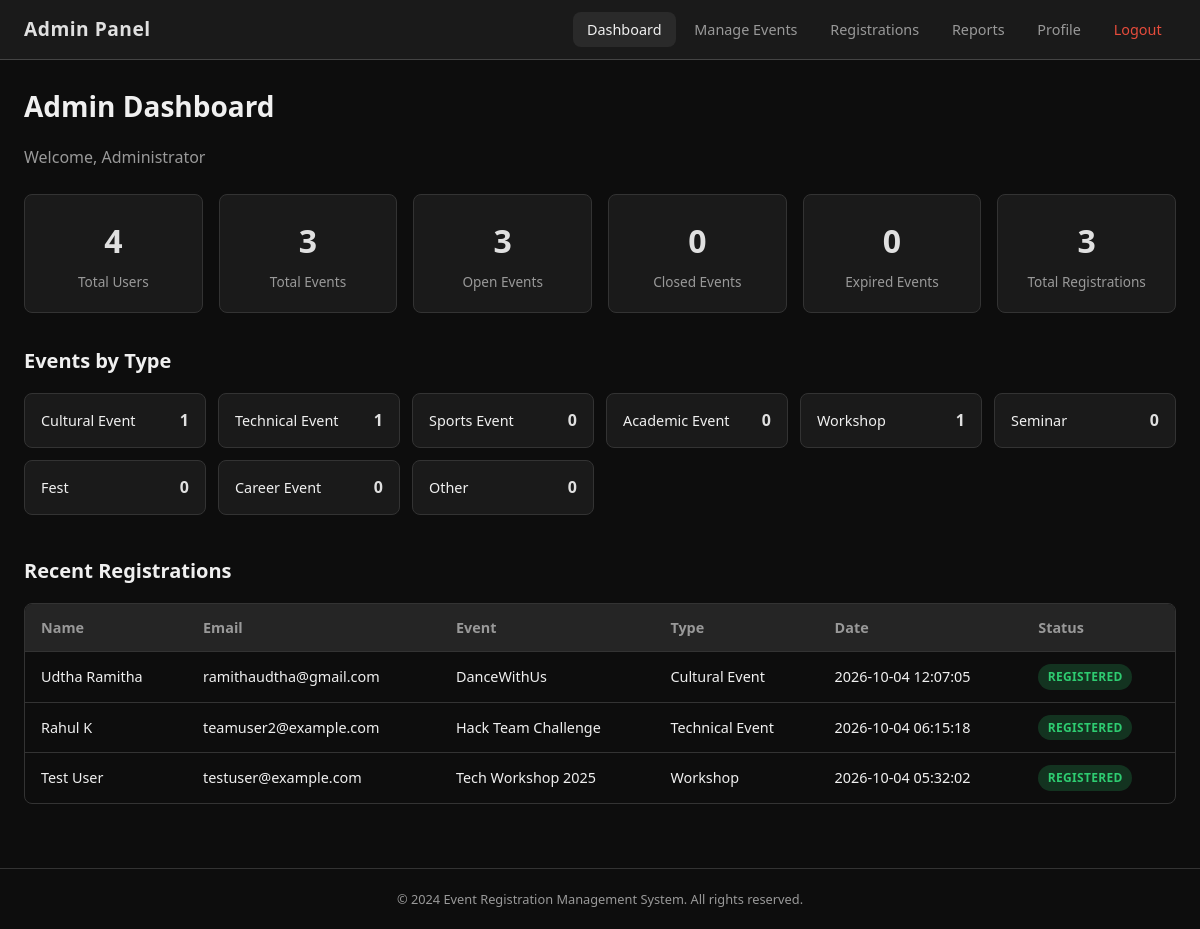
Page /admin-dashboard (signed in) on the committed database.
### tables this page shows
CREATE TABLE events (
            id INTEGER PRIMARY KEY AUTOINCREMENT,
            event_name TEXT NOT NULL,
            event_type TEXT NOT NULL DEFAULT 'Other',
            event_date TEXT NOT NULL,
            registration_deadline TEXT NOT NULL,
            venue TEXT NOT NULL DEFAULT '',
            capacity INTEGER NOT NULL DEFAULT 100,
            description TEXT DEFAULT '',
            status TEXT NOT NULL DEFAULT 'Open',
            created_at TEXT DEFAULT CURRENT_TIMESTAMP
        , team_size INTEGER NOT NULL DEFAULT 1);

CREATE TABLE registrations (
            id INTEGER PRIMARY KEY AUTOINCREMENT,
            user_id INTEGER NOT NULL,
            event_id INTEGER NOT NULL,
            name TEXT NOT NULL,
            email TEXT NOT NULL,
            phone TEXT,
            registration_date TEXT DEFAULT CURRENT_TIMESTAMP,
            status TEXT NOT NULL DEFAULT 'Registered', team_members TEXT DEFAULT '',
            FOREIGN KEY (user_id) REFERENCES users(id),
            FOREIGN KEY (event_id) REFERENCES events(id)
        );

### app.py (the view)
@app.route('/admin-dashboard')
@admin_required
def admin_dashboard():
    update_event_statuses()
    total_users = query_db("SELECT COUNT(*) as cnt FROM users", one=True)['cnt']
    total_events = query_db("SELECT COUNT(*) as cnt FROM events", one=True)['cnt']
    open_events = query_db("SELECT COUNT(*) as cnt FROM events WHERE status = 'Open'", one=True)['cnt']
    closed_events = query_db("SELECT COUNT(*) as cnt FROM events WHERE status = 'Closed'", one=True)['cnt']
    expired_events = query_db("SELECT COUNT(*) as cnt FROM events WHERE status = 'Expired'", one=True)['cnt']
    total_regs = query_db(
        "SELECT COUNT(*) as cnt FROM registrations WHERE status = 'Registered'", one=True
    )['cnt']
    type_stats = {}
    for t in EVENT_TYPES:
        type_stats[t] = query_db(
            "SELECT COUNT(*) as cnt FROM events WHERE event_type = ?", (t,), one=True
        )['cnt']
    recent_regs = query_db(
        """SELECT r.*, e.event_name, e.event_type
           FROM registrations r
           JOIN events e ON r.event_id = e.id
           ORDER BY r.registration_date DESC LIMIT 10"""
    )
    return render_template(
        'admin_dashboard.html',
        total_users=total_users,
        total_events=total_events,
        open_events=open_events,
        closed_events=closed_events,
        expired_events=expired_events,
        total_regs=total_regs,
        type_stats=type_stats,
        recent_regs=recent_regs
    )

### app.py (called while the page is built)
def get_db():
    db = getattr(g, '_database', None)
    if db is None:
        db = g._database = sqlite3.connect(DATABASE)
        db.row_factory = sqlite3.Row
        db.execute('PRAGMA foreign_keys = ON')
    return db

@app.teardown_appcontext
def close_connection(exception):
    db = getattr(g, '_database', None)
    if db is not None:
        db.close()

def query_db(query, args=(), one=False):
    cur = get_db().execute(query, args)
    rv = cur.fetchall()
    cur.close()
    return (rv[0] if rv else None) if one else rv

def update_event_statuses():
    today = date.today().isoformat()
    db = get_db()
    db.execute(
        """UPDATE events SET status = 'Expired'
           WHERE status = 'Open' AND registration_deadline < ?""",
        (today,)
    )
    db.execute(
        """UPDATE events SET status = 'Expired'
           WHERE status IN ('Open', 'Closed') AND event_date < ?""",
        (today,)
    )
    db.commit()

def admin_required(f):
    from functools import wraps
    @wraps(f)
    def decorated(*args, **kwargs):
        if 'admin_id' not in session:
            flash('Admin access required.', 'error')
            return redirect(url_for('admin_login'))
        return f(*args, **kwargs)
    return decorated

### templates/admin_dashboard.html (shortened to what this page needs)
{% extends "base.html" %}
{% block navbar %}
<nav class="navbar navbar-admin">
    <div class="nav-brand">Admin Panel</div>
    <ul class="nav-links" id="navLinks">
        <li><a href="{{ url_for('admin_dashboard') }}" class="active">Dashboard</a></li>
        <li><a href="{{ url_for('manage_events') }}">Manage Events</a></li>
        <li><a href="{{ url_for('all_registrations') }}">Registrations</a></li>
        <li><a href="{{ url_for('reports') }}">Reports</a></li>
        <li><a href="{{ url_for('admin_profile') }}">Profile</a></li>
        <li><a href="{{ url_for('admin_logout') }}" class="nav-logout">Logout</a></li>
    </ul>
</nav>
{% endblock %}
{% block content %}
<div class="page-header">
    <h1>Admin Dashboard</h1>
    <p>Welcome, {{ session.admin_name }}</p>
</div>
<div class="stats-grid">
    <div class="stat-card">
        <div class="stat-number">{{ total_users }}</div>
        <div class="stat-label">Total Users</div>
    </div>
    <div class="stat-card">
        <div class="stat-number">{{ total_events }}</div>
        <div class="stat-label">Total Events</div>
    </div>
    <div class="stat-card">
        <div class="stat-number">{{ open_events }}</div>
        <div class="stat-label">Open Events</div>
    </div>
    <div class="stat-card">
        <div class="stat-number">{{ closed_events }}</div>
        <div class="stat-label">Closed Events</div>
    </div>
    <div class="stat-card">
        <div class="stat-number">{{ expired_events }}</div>
        <div class="stat-label">Expired Events</div>
    </div>
    <div class="stat-card">
        <div class="stat-number">{{ total_regs }}</div>
        <div class="stat-label">Total Registrations</div>
    </div>
</div>
<section class="section">
    <h2>Events by Type</h2>
    <div class="type-stats">
        {% for t, cnt in type_stats.items() %}
        <div class="type-stat-item">
            <span class="type-name">{{ t }}</span>
            <span class="type-count">{{ cnt }}</span>
        </div>
        {% endfor %}
    </div>
</section>
<section class="section">
    <h2>Recent Registrations</h2>
    {% if recent_regs %}
    <div class="table-responsive">
        <table class="data-table">
            <thead>
                <tr>
                    <th>Name</th>
                    <th>Email</th>
                    <th>Event</th>
                    <th>Type</th>
                    <th>Date</th>
                    <th>Status</th>
                </tr>
            </thead>
            <tbody>
                {% for r in recent_regs %}
                <tr>
                    <td>{{ r.name }}</td>
                    <td>{{ r.email }}</td>
                    <td>{{ r.event_name }}</td>
                    <td>{{ r.event_type }}</td>
                    <td>{{ r.registration_date }}</td>
                    <td><span class="badge badge-{{ r.status|lower }}">{{ r.status }}</span></td>
                </tr>
                {% endfor %}
            </tbody>
        </table>
    </div>
    {% else %}
    <p class="empty-state">No registrations yet.</p>
    {% endif %}
</section>
{% endblock %}

### templates/base.html (shortened to what this page needs)
<!DOCTYPE html>
<html lang="en">
<head>
    <link rel="stylesheet" href="{{ url_for('static', filename='style.css') }}">
</head>
<body>
    {% block navbar %}{% endblock %}
    <main class="main-content">
        {% block content %}{% endblock %}
    </main>
    <footer class="footer">
        <p>&copy; 2024 Event Registration Management System. All rights reserved.</p>
    </footer>
</body>
</html>

### static/style.css (style rules this page uses)
*, *::before, *::after { box-sizing: border-box; margin: 0; padding: 0; }
:root { --bg-dark: #0d0d0d; --bg-card: #1a1a1a; --bg-input: #252525; --bg-hover: #2a2a2a; --border: #333; --text: #f0f0f0; --text-muted: #999; --primary: #e0e0e0; --primary-hover: #ffffff; --accent: #4a90d9; --success: #2ecc71; --danger: #e74c3c; --warning: #f39c12; --info: #3498db; --radius: 8px; --shadow: 0 4px 12px rgba(0,0,0,0.4); }
body { font-family: 'Segoe UI', system-ui, -apple-system, sans-serif; background: var(--bg-dark); color: var(--text); line-height: 1.6; min-height: 100vh; display: flex; flex-direction: column; }
a { color: var(--accent); text-decoration: none; }
.navbar { background: var(--bg-card); border-bottom: 1px solid var(--border); padding: 0 1.5rem; display: flex; align-items: center; justify-content: space-between; height: 60px; position: sticky; top: 0; z-index: 100; }
.navbar-admin { border-bottom-color: #444; }
.nav-brand { font-size: 1.2rem; font-weight: 700; color: var(--primary); letter-spacing: 0.5px; }
.nav-links { display: flex; list-style: none; gap: 0.25rem; align-items: center; }
.nav-links a { color: var(--text-muted); padding: 0.5rem 0.9rem; border-radius: var(--radius); font-size: 0.9rem; transition: all 0.2s; text-decoration: none; }
.nav-links a:hover, .nav-links a.active { color: var(--text); background: var(--bg-hover); text-decoration: none; }
.nav-logout { color: var(--danger) !important; }
.main-content { flex: 1; max-width: 1200px; width: 100%; margin: 0 auto; padding: 1.5rem; }
.page-header { margin-bottom: 1.5rem; display: flex; flex-wrap: wrap; align-items: center; gap: 1rem; justify-content: space-between; }
.page-header h1 { font-size: 1.75rem; font-weight: 600; }
.page-header p { color: var(--text-muted); width: 100%; }
.stats-grid { display: grid; grid-template-columns: repeat(auto-fit, minmax(160px, 1fr)); gap: 1rem; margin-bottom: 2rem; }
.stat-card { background: var(--bg-card); border: 1px solid var(--border); border-radius: var(--radius); padding: 1.25rem; text-align: center; transition: transform 0.2s, border-color 0.2s; }
.stat-number { font-size: 2rem; font-weight: 700; color: var(--primary); }
.stat-label { font-size: 0.85rem; color: var(--text-muted); margin-top: 0.25rem; }
.section { margin-bottom: 2.5rem; }
.section h2 { font-size: 1.25rem; margin-bottom: 1rem; font-weight: 600; }
.table-responsive { overflow-x: auto; border: 1px solid var(--border); border-radius: var(--radius); }
.data-table { width: 100%; border-collapse: collapse; font-size: 0.9rem; }
.data-table th { background: var(--bg-input); padding: 0.75rem 1rem; text-align: left; font-weight: 600; color: var(--text-muted); border-bottom: 1px solid var(--border); white-space: nowrap; }
.data-table td { padding: 0.75rem 1rem; border-bottom: 1px solid var(--border); vertical-align: middle; }
.data-table tr:last-child td { border-bottom: none; }
.badge { display: inline-block; padding: 0.2rem 0.6rem; border-radius: 20px; font-size: 0.75rem; font-weight: 600; text-transform: uppercase; letter-spacing: 0.3px; }
.badge-registered { background: rgba(46, 204, 113, 0.2); color: var(--success); }
.type-stats { display: grid; grid-template-columns: repeat(auto-fill, minmax(180px, 1fr)); gap: 0.75rem; }
.type-stat-item { background: var(--bg-card); border: 1px solid var(--border); border-radius: var(--radius); padding: 0.85rem 1rem; display: flex; justify-content: space-between; align-items: center; }
.type-name { font-size: 0.9rem; }
.type-count { font-weight: 700; color: var(--primary); }
.footer { text-align: center; padding: 1.25rem; color: var(--text-muted); font-size: 0.8rem; border-top: 1px solid var(--border); margin-top: auto; }

### rows in the picture
events: event_type "Workshop", cnt "1"
registrations: name "Udtha Ramitha", email "ramithaudtha@gmail.com", event_name "DanceWithUs", event_type "Cultural Event", registration_date "2026-10-04 12:07:05", status "REGISTERED"
registrations: name "Rahul K", email "teamuser2@example.com", event_name "Hack Team Challenge", event_type "Technical Event", registration_date "2026-10-04 06:15:18", status "REGISTERED"
registrations: name "Test User", email "testuser@example.com", event_name "Tech Workshop 2025", event_type "Workshop", registration_date "2026-10-04 05:32:02", status "REGISTERED"

### other values in the picture
{{ session.admin_name }} "Administrator"
{{ total_users }} "4"
{{ total_events }} "3"
{{ open_events }} "3"
{{ closed_events }} "0"
{{ expired_events }} "0"
{{ total_regs }} "3"
{{ t }} "Cultural Event" "Technical Event" "Sports Event" "Academic Event" "Seminar" "Fest" "Career Event" "Other"
{{ cnt }} "1" "1" "0" "0" "0" "0" "0" "0"
